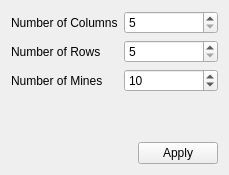
<?xml version="1.0" encoding="UTF-8"?>
<ui version="4.0">
 <class>Settings</class>
 <widget class="QWidget" name="Settings">
  <property name="geometry">
   <rect>
    <x>0</x>
    <y>0</y>
    <width>229</width>
    <height>175</height>
   </rect>
  </property>
  <property name="windowTitle">
   <string>Form</string>
  </property>
  <layout class="QVBoxLayout" name="verticalLayout">
   <item>
    <layout class="QFormLayout" name="formLayout">
     <item row="0" column="0">
      <widget class="QLabel" name="label">
       <property name="text">
        <string>Number of Columns</string>
       </property>
      </widget>
     </item>
     <item row="0" column="1">
      <widget class="QSpinBox" name="spinBoxColNum">
       <property name="minimum">
        <number>5</number>
       </property>
       <property name="maximum">
        <number>50</number>
       </property>
      </widget>
     </item>
     <item row="1" column="1">
      <widget class="QSpinBox" name="spinBoxRowNum">
       <property name="minimum">
        <number>5</number>
       </property>
       <property name="maximum">
        <number>50</number>
       </property>
      </widget>
     </item>
     <item row="1" column="0">
      <widget class="QLabel" name="label_2">
       <property name="text">
        <string>Number of Rows</string>
       </property>
      </widget>
     </item>
     <item row="2" column="0">
      <widget class="QLabel" name="label_3">
       <property name="text">
        <string>Number of Mines</string>
       </property>
      </widget>
     </item>
     <item row="2" column="1">
      <widget class="QSpinBox" name="spinBoxMineNum">
       <property name="minimum">
        <number>1</number>
       </property>
       <property name="maximum">
        <number>200</number>
       </property>
       <property name="value">
        <number>10</number>
       </property>
      </widget>
     </item>
    </layout>
   </item>
   <item>
    <layout class="QHBoxLayout" name="horizontalLayout">
     <item>
      <spacer name="horizontalSpacer">
       <property name="orientation">
        <enum>Qt::Horizontal</enum>
       </property>
       <property name="sizeHint" stdset="0">
        <size>
         <width>40</width>
         <height>20</height>
        </size>
       </property>
      </spacer>
     </item>
     <item>
      <widget class="QPushButton" name="pushButtonApply">
       <property name="text">
        <string>Apply</string>
       </property>
      </widget>
     </item>
    </layout>
   </item>
  </layout>
 </widget>
 <resources/>
 <connections/>
</ui>
